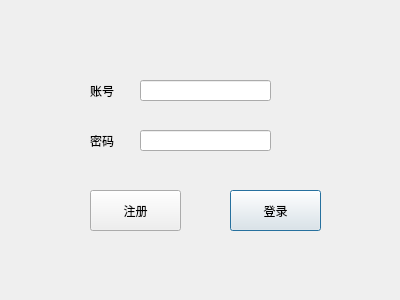
<?xml version="1.0" encoding="UTF-8"?>
<ui version="4.0">
 <class>LoginDlg</class>
 <widget class="QDialog" name="LoginDlg">
  <property name="enabled">
   <bool>true</bool>
  </property>
  <property name="geometry">
   <rect>
    <x>0</x>
    <y>0</y>
    <width>400</width>
    <height>300</height>
   </rect>
  </property>
  <property name="windowTitle">
   <string>Contact</string>
  </property>
  <widget class="QStackedWidget" name="login_stacked_widget">
   <property name="geometry">
    <rect>
     <x>0</x>
     <y>0</y>
     <width>400</width>
     <height>300</height>
    </rect>
   </property>
   <widget class="QWidget" name="main_page">
    <widget class="QLabel" name="user_pwd_label">
     <property name="geometry">
      <rect>
       <x>90</x>
       <y>120</y>
       <width>61</width>
       <height>41</height>
      </rect>
     </property>
     <property name="text">
      <string>密码</string>
     </property>
    </widget>
    <widget class="QLineEdit" name="user_id_edit">
     <property name="geometry">
      <rect>
       <x>140</x>
       <y>80</y>
       <width>131</width>
       <height>21</height>
      </rect>
     </property>
    </widget>
    <widget class="QPushButton" name="login_button">
     <property name="geometry">
      <rect>
       <x>230</x>
       <y>190</y>
       <width>91</width>
       <height>41</height>
      </rect>
     </property>
     <property name="text">
      <string>登录</string>
     </property>
    </widget>
    <widget class="QLineEdit" name="user_pwd_edit">
     <property name="geometry">
      <rect>
       <x>140</x>
       <y>130</y>
       <width>131</width>
       <height>21</height>
      </rect>
     </property>
     <property name="echoMode">
      <enum>QLineEdit::PasswordEchoOnEdit</enum>
     </property>
    </widget>
    <widget class="QPushButton" name="register_button">
     <property name="geometry">
      <rect>
       <x>90</x>
       <y>190</y>
       <width>91</width>
       <height>41</height>
      </rect>
     </property>
     <property name="text">
      <string>注册</string>
     </property>
    </widget>
    <widget class="QLabel" name="user_id_label">
     <property name="geometry">
      <rect>
       <x>90</x>
       <y>70</y>
       <width>61</width>
       <height>41</height>
      </rect>
     </property>
     <property name="text">
      <string>账号</string>
     </property>
    </widget>
    <widget class="QLabel" name="background_label">
     <property name="geometry">
      <rect>
       <x>0</x>
       <y>0</y>
       <width>400</width>
       <height>300</height>
      </rect>
     </property>
     <property name="sizePolicy">
      <sizepolicy hsizetype="Preferred" vsizetype="Preferred">
       <horstretch>0</horstretch>
       <verstretch>0</verstretch>
      </sizepolicy>
     </property>
     <property name="text">
      <string/>
     </property>
    </widget>
    <zorder>background_label</zorder>
    <zorder>user_pwd_label</zorder>
    <zorder>user_id_edit</zorder>
    <zorder>login_button</zorder>
    <zorder>user_pwd_edit</zorder>
    <zorder>register_button</zorder>
    <zorder>user_id_label</zorder>
   </widget>
   <widget class="QWidget" name="logining_page">
    <widget class="QLabel" name="login_label">
     <property name="geometry">
      <rect>
       <x>0</x>
       <y>0</y>
       <width>400</width>
       <height>300</height>
      </rect>
     </property>
     <property name="text">
      <string>&lt;html&gt;&lt;head/&gt;&lt;body&gt;&lt;p&gt;&lt;br/&gt;&lt;/p&gt;&lt;/body&gt;&lt;/html&gt;</string>
     </property>
    </widget>
   </widget>
   <widget class="QWidget" name="registering_page">
    <widget class="QLabel" name="register_label">
     <property name="geometry">
      <rect>
       <x>0</x>
       <y>0</y>
       <width>400</width>
       <height>300</height>
      </rect>
     </property>
     <property name="text">
      <string>&lt;html&gt;&lt;head/&gt;&lt;body&gt;&lt;p&gt;&lt;br/&gt;&lt;/p&gt;&lt;/body&gt;&lt;/html&gt;</string>
     </property>
    </widget>
   </widget>
  </widget>
 </widget>
 <resources/>
 <connections/>
</ui>
